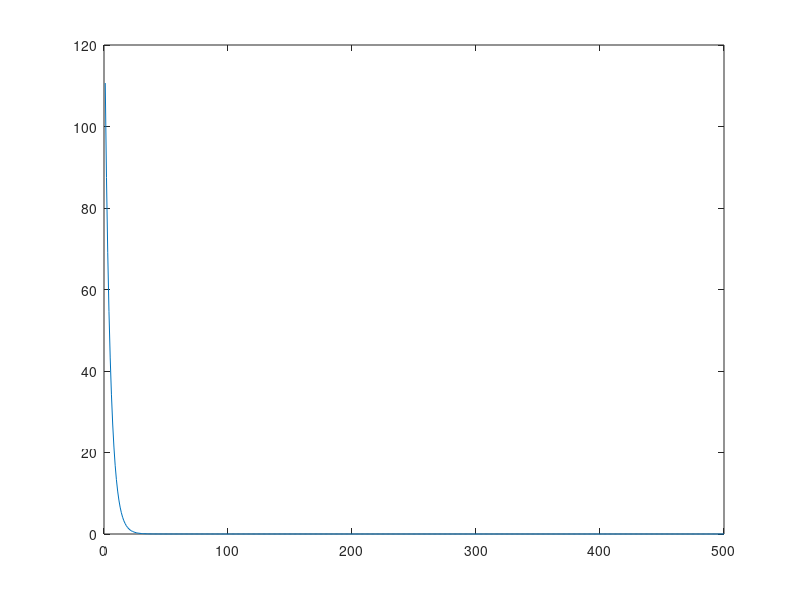

The MATLAB source for this figure:
clear all;
clc;
%training sample data
p0 = 3;
p1 = 7;
x = 1:3;
y = p0 + p1*x;
num_sample=size(y,2);
%gradient descending process
%initial values of parameters
theta0 = 1;
theta1 = 3;
%learning rate
alpha = 0.02;
% if alpha is too large, the final error will be much large.

% if alpha is too small, the convergence will be slow
epoch = 500;
for k = 1:epoch
    v_k = k;
    h_theta_x=theta0+theta1*x;
    Jcost1(k) = 0;
    theta01 = 0;
    theta11 = 0;
    for i = 1:num_sample
        Jcost1(k) = (h_theta_x(i)-y(i))^2 + Jcost1(k);
        theta01 = (h_theta_x(i) - y(i)) + theta01;
        theta11 =(h_theta_x(i)-y(i))*x(i) + theta11;
    end
    Jcost(k) = Jcost1(k)/num_sample;
    theta0 = theta0 - alpha*theta01/num_sample;
    theta1 = theta1 - alpha*theta11/num_sample;
end
plot(Jcost);
    
    
